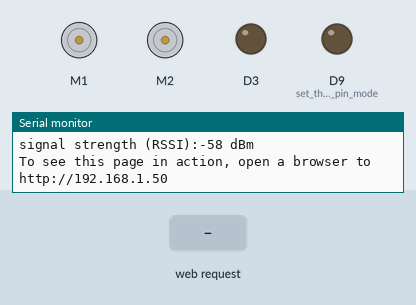
A sketch run on a simulated Arduino MKR. Parts: 2 × DC motor (green arrow = forward, orange = backward, longer = faster), output pins drawn as LEDs (lit = HIGH), the last lines printed to the serial monitor. The test bench sets the inputs (shaded band). WiFi joins after 1.5 s; servers stay silent unless stated.

Above: at 12.7 s.
12.8 s: HTTP request GET /H received
At 13.1 s:
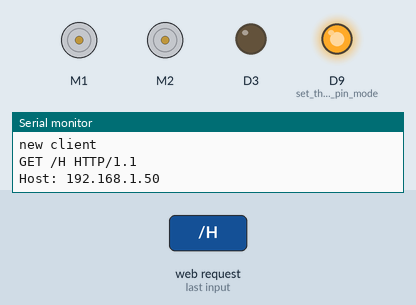
14.3 s: HTTP request GET /forward received
At 15.4 s:
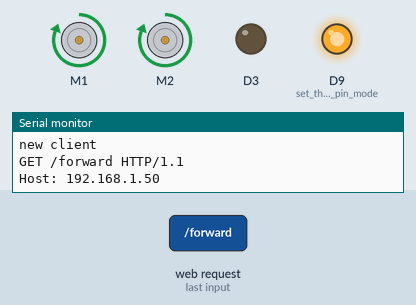
15.8 s: HTTP request GET /L received
At 16.6 s:
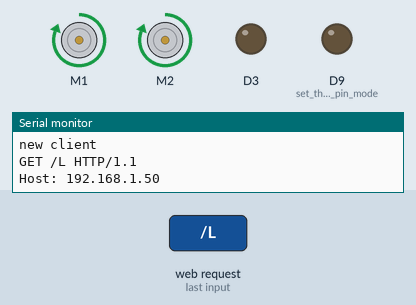
17.3 s: HTTP request GET /backward received
At 17.7 s:
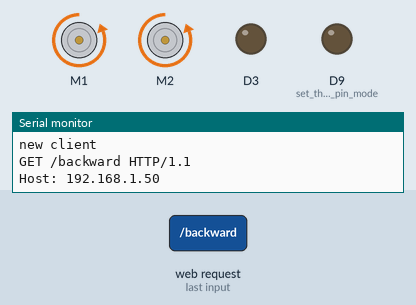
18.8 s: HTTP request GET /H received
At 20.1 s:
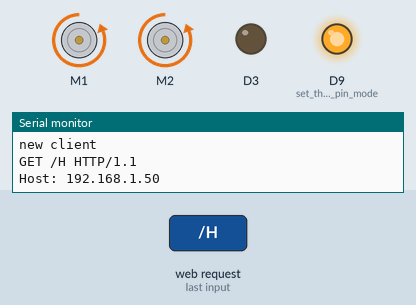
Timing chart, 0 to 21.3 s (numbered marks = the images above; inputs shaded):
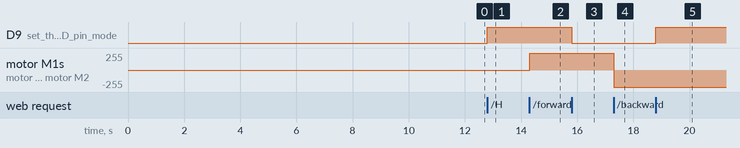

Measured:
- after the input at 12.8 s, D9 (set_the_LED_pin_mode): LOW → HIGH at once
- after the input at 14.3 s, motor M1, motor M2: stopped → forward 255/255 at once
- after the input at 15.8 s, D9 (set_the_LED_pin_mode): HIGH → LOW at once
- after the input at 17.3 s, motor M1, motor M2: forward 255/255 → backward 255/255 at once
- after the input at 18.8 s, D9 (set_the_LED_pin_mode): LOW → HIGH at once

The sketch:

SERVER.ino
```cpp
//wifi libs
#include <SPI.h>
#include <WiFi101.h>

//motor libs
#include <Wire.h>
#include <Adafruit_MotorShield.h>
#include "utility/Adafruit_MS_PWMServoDriver.h"

String motorState;

//network
char ssid[] = "tempest";
int status = WL_IDLE_STATUS;
WiFiServer server(80);


Adafruit_MotorShield AFMS = Adafruit_MotorShield();
Adafruit_DCMotor *myMotor1 = AFMS.getMotor(1);
Adafruit_DCMotor *myMotor2 = AFMS.getMotor(2);

void setup() {
  WiFi.setPins(8, 7, 4);
  Serial.begin(9600);      // initialize serial communication
  pinMode(9, OUTPUT);      // set the LED pin mode
  pinMode(3, OUTPUT);

  AFMS.begin();
  myMotor1->setSpeed(255);
  myMotor1->run(FORWARD);
  // turn on motor
  myMotor1->run(RELEASE);
  myMotor2->setSpeed(255);
  myMotor2->run(FORWARD);
  // turn on motor
  myMotor2->run(RELEASE);

  // check for the presence of the shield:
  if (WiFi.status() == WL_NO_SHIELD) {
    Serial.println("WiFi shield not present");
    while (true);       // don't continue
  }

  // attempt to connect to WiFi network:
  while ( status != WL_CONNECTED) {
    Serial.print("Attempting to connect to Network named: ");
    Serial.println(ssid);                   // print the network name (SSID);

    // Connect to WPA/WPA2 network. Change this line if using open or WEP network:
    status = WiFi.begin(ssid);
    // wait 10 seconds for connection:
    delay(10000);
  }
  server.begin();                           // start the web server on port 80
  printWiFiStatus();                        // you're connected now, so print out the status
}


void loop() {
  uint8_t i;
  WiFiClient client = server.available();   // listen for incoming clients

  if (motorState.equals("Forward")) {
    myMotor1->run(FORWARD);
    myMotor1->setSpeed(255);
    myMotor2->run(FORWARD);
    myMotor2->setSpeed(255);
  }
  if (motorState.equals("Backward")) {
    myMotor1->run(BACKWARD);
    myMotor1->setSpeed(255);
    myMotor2->run(BACKWARD);
    myMotor2->setSpeed(255);
  }
  if (motorState.equals("Stop")) {
    myMotor1->run(BACKWARD);
    myMotor1->setSpeed(0);
    myMotor2->run(BACKWARD);
    myMotor2->setSpeed(0);
  }

  if (client) {                             // if you get a client,
    Serial.println("new client");           // print a message out the serial port
    String currentLine = "";                // make a String to hold incoming data from the client
    while (client.connected()) {            // loop while the client's connected
      if (client.available()) {             // if there's bytes to read from the client,
        char c = client.read();             // read a byte, then
        Serial.write(c);                    // print it out the serial monitor
        if (c == '\n') {                    // if the byte is a newline character

          // if the current line is blank, you got two newline characters in a row.
          // that's the end of the client HTTP request, so send a response:
          if (currentLine.length() == 0) {
            // HTTP headers always start with a response code (e.g. HTTP/1.1 200 OK)
            // and a content-type so the client knows what's coming, then a blank line:
            client.println("HTTP/1.1 200 OK");
            client.println("Content-type:text/html");
            client.println();

            // the content of the HTTP response follows the header:
            client.print("Click <a href=\"/H\">here</a><br>");
            client.print("Click <a href=\"/L\">here</a> turn the LED on pin 9 off<br>");

            // The HTTP response ends with another blank line:
            client.println();
            // break out of the while loop:
            break;
          }
          else {      // if you got a newline, then clear currentLine:
            currentLine = "";
          }
        }
        else if (c != '\r') {    // if you got anything else but a carriage return character,
          currentLine += c;      // add it to the end of the currentLine
        }

        // Check to see if the client request was "GET /H" or "GET /L":
        if (currentLine.endsWith("GET /H")) {
          digitalWrite(9, HIGH);               // GET /H turns the LED on
        }
        if (currentLine.endsWith("GET /L")) {
          digitalWrite(9, LOW);                // GET /L turns the LED off
        }
        if (currentLine.endsWith("GET /stop")) {
          motorState = "Stop";
        }
        if (currentLine.endsWith("GET /forward")) {
          motorState = "Forward";
        }
        if (currentLine.endsWith("GET /backward")) {
          motorState = "Backward";
        }
      }
    }
    // close the connection:
    // client.stop();
    //Serial.println("client disonnected");
  }
}

void printWiFiStatus() {
  // print the SSID of the network you're attached to:
  Serial.print("SSID: ");
  Serial.println(WiFi.SSID());

  // print your WiFi shield's IP address:
  IPAddress ip = WiFi.localIP();
  Serial.print("IP Address: ");
  Serial.println(ip);

  // print the received signal strength:
  long rssi = WiFi.RSSI();
  Serial.print("signal strength (RSSI):");
  Serial.print(rssi);
  Serial.println(" dBm");
  // print where to go in a browser:
  Serial.print("To see this page in action, open a browser to http://");
  Serial.println(ip);
}
```
